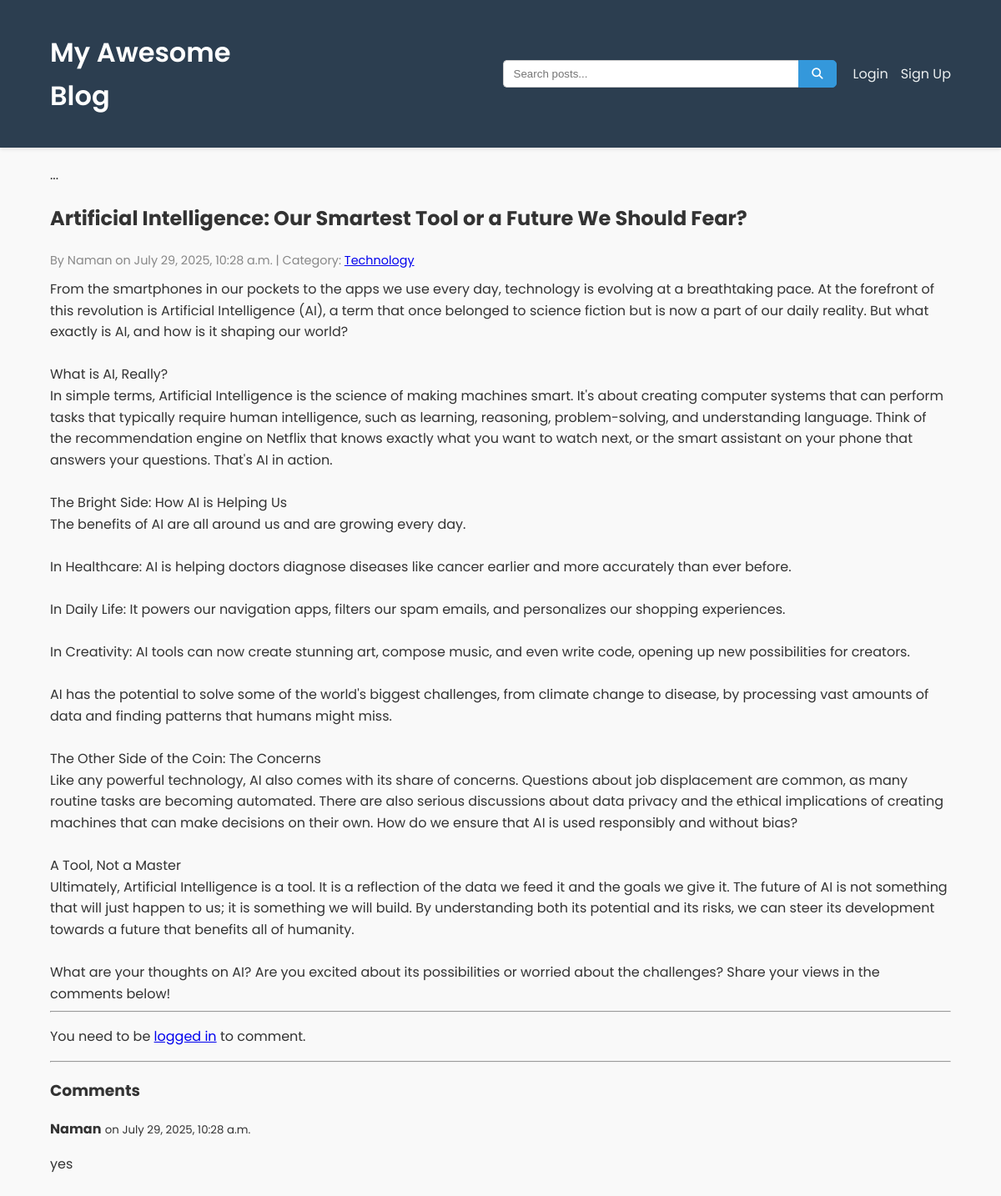
The app's page /post/14/ with its own data.
### blog/models.py (models this page shows, shortened)
class Post(models.Model):
    title = models.CharField(max_length=200)
    content = models.TextField()
    created_date = models.DateTimeField(default=timezone.now)
    published_date = models.DateTimeField(blank=True, null=True)
    image = models.ImageField(upload_to='post_images/', blank=True, null=True)
    author = models.ForeignKey(User, on_delete=models.CASCADE)
    category = models.ForeignKey(Category, on_delete=models.SET_NULL, null=True, blank=True)

class Category(models.Model):
    name = models.CharField(max_length=100)

class Comment(models.Model):
    post = models.ForeignKey(Post, on_delete=models.CASCADE, related_name='comments')
    author = models.ForeignKey(User, on_delete=models.CASCADE)
    text = models.TextField()
    created_date = models.DateTimeField(default=timezone.now)

### blog/views.py (the view)
# urls.py: path('post/<int:pk>/', views.post_detail, name='post_detail'),
def post_detail(request, pk):
    post = get_object_or_404(Post, pk=pk)
    form = CommentForm()
    return render(request, 'blog/post_detail.html', {'post': post, 'form': form})

### blog/forms.py
class CommentForm(forms.ModelForm):
    class Meta:
        model = Comment
        fields = ('text',)
        widgets = {
            'text': forms.Textarea(attrs={'rows': 4, 'placeholder': 'Write your comment here...'}),
        }

### blog/templates/blog/post_detail.html (shortened to what this page needs)
{% extends 'blog/base.html' %}
{% block content %}
     <article class="post-detail">
        {% if post.image %}...{% endif %}
        <h2>{{ post.title }}</h2>
        <div class="post-meta">
            <p>By {{ post.author.username }} on {{ post.published_date }}
                {% if post.category %}
                 | Category: <a href="{% url 'category_post_list' category_name=post.category.name %}">{{ post.category.name }}</a>
          {% endif %}
            </p>
        </div>
        <div class="post-content">{{ post.content|linebreaksbr }}</div>
    </article>
    <hr>
    {% if user.is_authenticated %}
        <h3>Add a new comment</h3>
        <form method="POST" action="{% url 'add_comment_to_post' pk=post.pk %}">
            {% csrf_token %}
            {{ form.as_p }}
            <button type="submit">Submit Comment</button>
        </form>
    {% else %}
        <p>You need to be <a href="{% url 'login' %}">logged in</a> to comment.</p>
    {% endif %}
    <hr>
    <h3>Comments</h3>
    {% for comment in post.comments.all %}
        <div>
            <strong>{{ comment.author.username }}</strong>
            <small>on {{ comment.created_date }}</small>
            <p>{{ comment.text|linebreaksbr }}</p>
        </div>
    {% empty %}
        <p>No comments yet. Be the first to comment!</p>
    {% endfor %}
{% endblock %}

### static/css/style.css (style rules this page uses)
body { font-family: 'Poppins', sans-serif; line-height: 1.6; margin: 0; padding: 0; background: #f9f9f9; color: #333; }
.post-meta { color: #888; font-size: 0.9em; margin-bottom: 10px; display: flex; justify-content: space-between; align-items: center; flex-wrap: wrap; }
.post-meta p { margin: 0; }

### records on screen
Post: title "Artificial Intelligence: Our Smartest Tool or a Future We Should Fear?", author.username "Naman", published_date "July 29, 2025, 10:28 a.m.", category.name "Technology", content "From the smartphones in our pockets to the apps we use every day, technology is evolving at a breathtaking pace. At the forefront of this revolution is Artificial Intelligence (AI), a term that once belonged to science fiction but is now a part of our daily reality. But what exactly is AI, and how is it shaping our world? What is AI, Really? In simple terms, Artificial Intelligence is the science of making machines smart. It's about creating computer systems that can perform tasks that typically require human intelligence, such as learning, reasoning, problem-solving, and understanding language. Think of the recommendation engine on Netflix that knows exactly what you want to watch next, or…"
Comment: author.username "Naman", created_date "July 29, 2025, 10:28 a.m.", text "yes"
